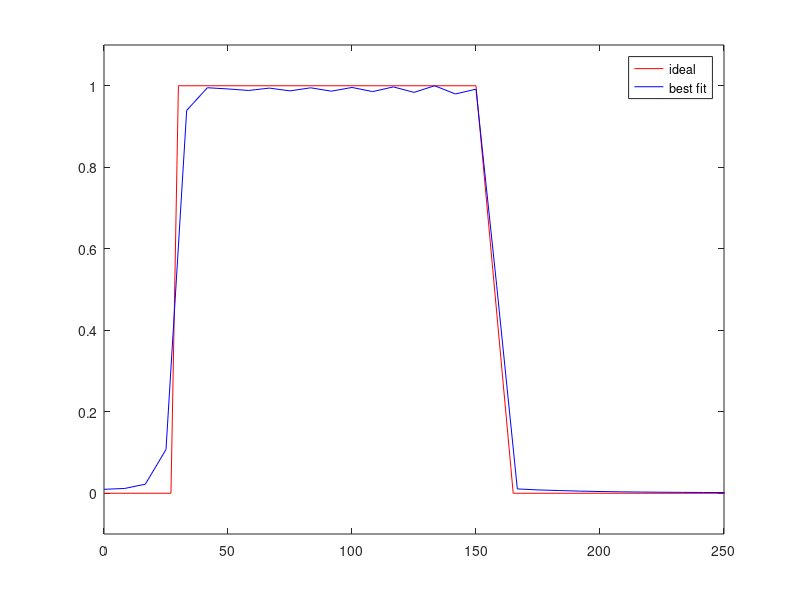

MATLAB code for this plot:
% This function test FIR filter
%
% Edited  By Omid Amir Atashani
function testfilter_gamma()
nyquist = 500;
lower_filter_bound = 30; % Hz
upper_filter_bound = 150; % Hz
transition_width   = 0.1;
filter_order       =120;

ffrequencies  = [ 0 (1-transition_width)*lower_filter_bound lower_filter_bound upper_filter_bound (1+transition_width)*upper_filter_bound nyquist ]/nyquist;
idealresponse = [ 0 0 1 1 0 0 ];
filterweights = firls(filter_order,ffrequencies,idealresponse);

fft_filtkern  = abs(fft(filterweights));

hz_filtkern   = linspace(0,nyquist,ceil(length(fft_filtkern)/2)); % list of frequencies in Hz corresponding to filter kernel

figure
plot(ffrequencies*nyquist,idealresponse,'r')
hold on

fft_filtkern  = abs(fft(filterweights));
fft_filtkern  = fft_filtkern./max(fft_filtkern); % normalized to 1.0 for visual comparison ease
plot(hz_filtkern,fft_filtkern(1:ceil(length(fft_filtkern)/2)),'b')

set(gca,'ylim',[-.1 1.1],'xlim',[0 250])
legend({'ideal';'best fit'})
